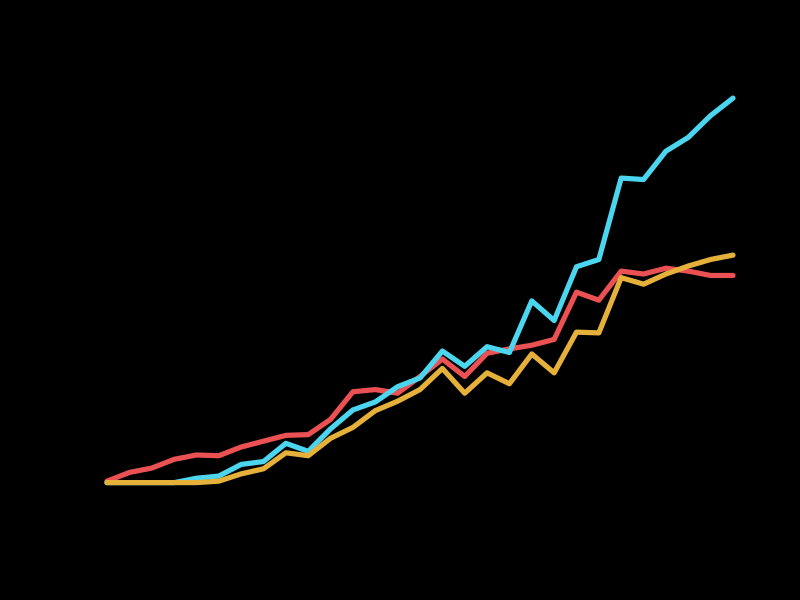

This chart was generated by the following R code:
library(reshape)

ds <- read.csv("Data/CitesThruTime.csv")
type <- read.csv("Data/PaperContents.csv")

# Reshape the data so it's in long format
data_long <- melt(ds, id = "Year")

# Merge in data explaining what each paper contains
ds.all <- merge(data_long, type, by.x = "variable", by.y = "Paper")

# Remove Felsenstein 1985 & Harvey&Pagel 1991
ds.all <- subset(ds.all, variable != "Felsenstein1985"
	& variable != "HarveyPagel1991")

# Summarise citations for each type of assumption
dsBrownian <- with(ds.all[which(ds.all$Brownian == "Yes"), ], 
	               aggregate(value, by = list(Year), 
	               	         FUN = sum, na.rm = TRUE))

dsBrownianTest <- with(ds.all[which(ds.all$BrownianTest == "Yes"), ], 
	               aggregate(value, by = list(Year), 
	               	         FUN = sum, na.rm = TRUE))

# Plot for talk slides

newred <- rgb(red = 235, green = 81, blue = 83, maxColorValue = 255)
newblue <- rgb(red = 75, green = 213, blue = 238, maxColorValue = 255)
newyellow <- rgb(red = 229, green = 177, blue = 58, maxColorValue = 255)

png("Manuscript/Figures/BrownianAssumptionCitations.png")

par(bg = "black")

# Plot Felsenstein1985 citations
plot(value[variable == "Felsenstein1985"] ~ 
     Year[variable == "Felsenstein1985"], 
     data = data_long, type = "l", ylim = c(0,530), 
     col = newred, lwd = 5)

# Add lines for papers mentioning various assumptions
points(x ~ Group.1, data = dsBrownian, col = newblue, type = "l" , lwd = 5)
points(x ~ Group.1, data = dsBrownianTest, col = newyellow, type = "l" , lwd = 5)

dev.off()
